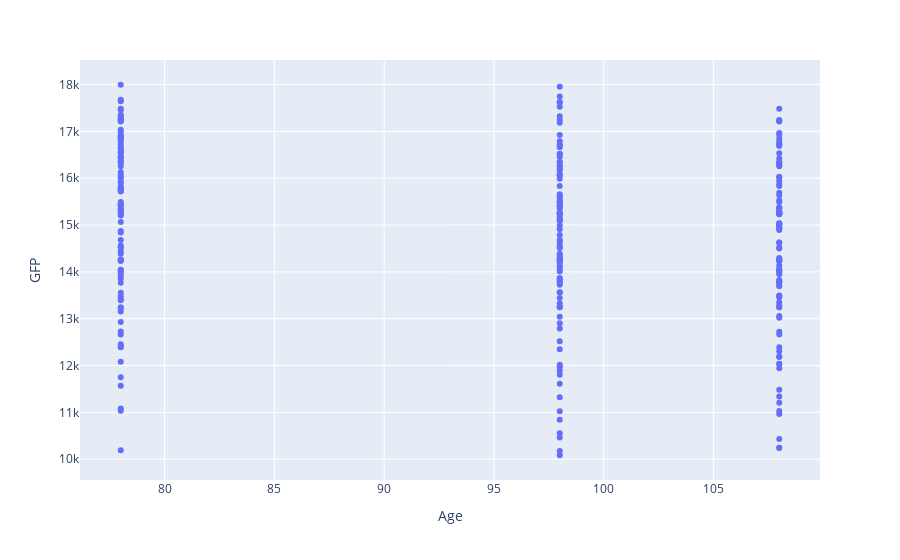

Here is the notebook cell this chart was saved with:
### Code cell
import plotly.express as px
fig = px.scatter(WTPS1_df, x="Age", y="GFP")
fig.show()

### Figure 1 — Plotly figure (JSON) as saved in the notebook; plotly's stock layout.template omitted (floating-point values rounded to 4 significant figures; data arrays with more than 128 entries replaced by an {"elided": "..."} marker saying what was removed)
{"data": [{"hovertemplate": "Age=%{x}<br>GFP=%{y}<extra></extra>", "legendgroup": "", "marker": {"color": "#636efa", "symbol": "circle"}, "mode": "markers", "name": "", "orientation": "v", "showlegend": false, "type": "scatter", "x": {"elided": "300 int values"}, "xaxis": "x", "y": {"elided": "300 int values"}, "yaxis": "y"}], "layout": {"legend": {"tracegroupgap": 0}, "margin": {"t": 60}, "xaxis": {"anchor": "y", "domain": [0, 1], "title": {"text": "Age"}}, "yaxis": {"anchor": "x", "domain": [0, 1], "title": {"text": "GFP"}}}}
